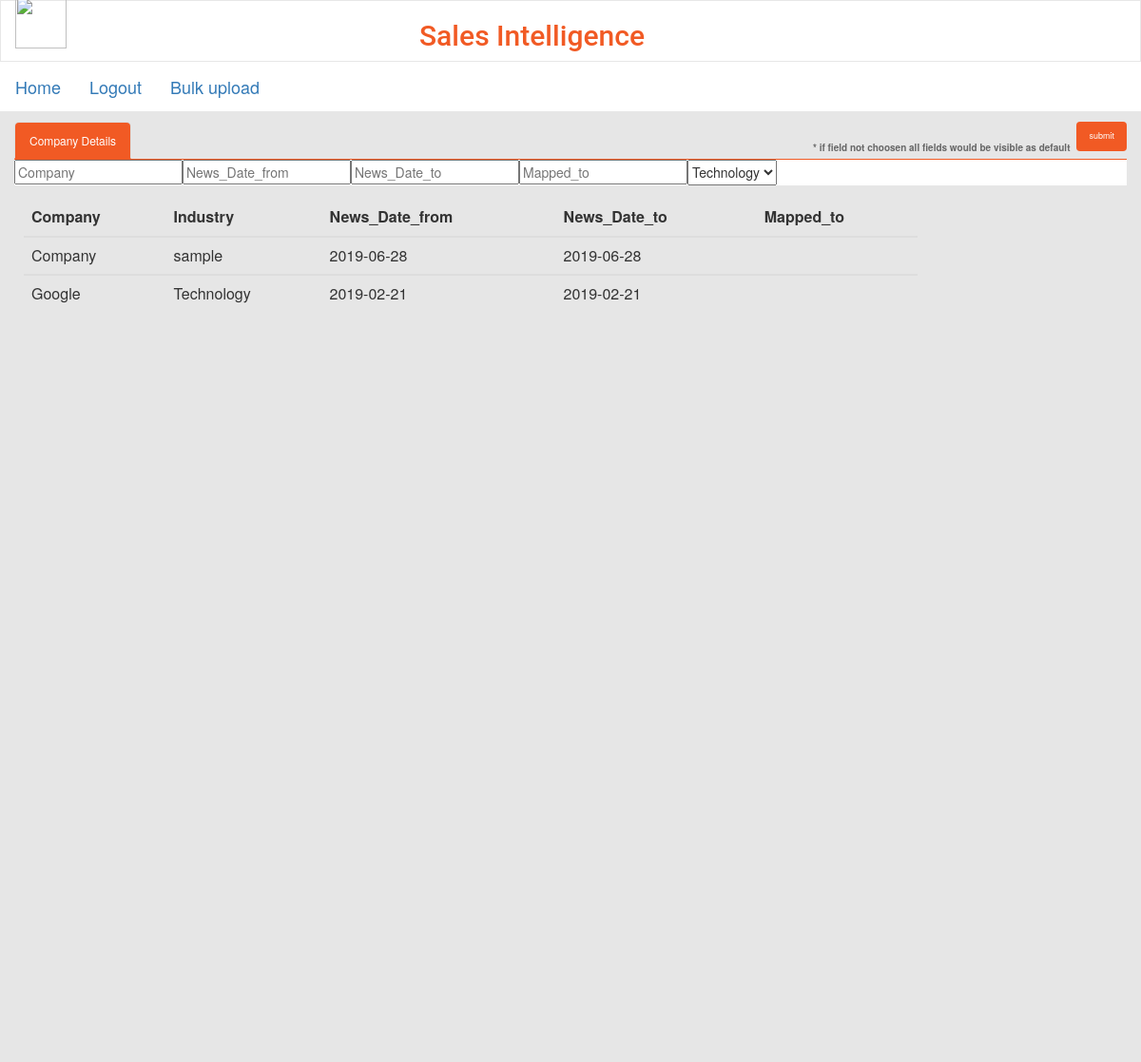
The app's page /Company_Details (signed in), older data.
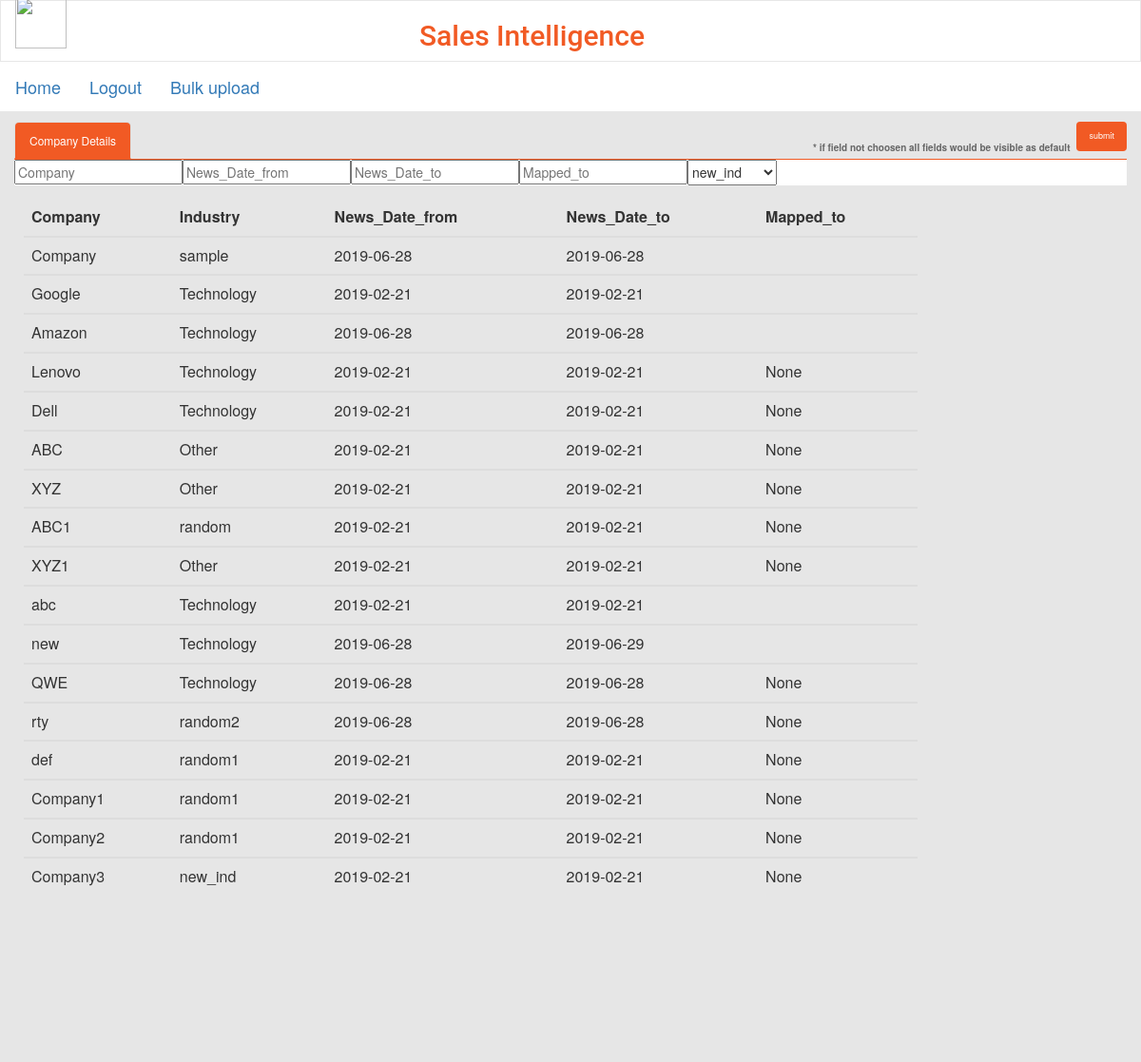
The same page, newer data.
### app/models.py (models this page shows, shortened)
class CompanyData(db.Model):
    Company = db.Column(db.String(64),primary_key=True)
    Industry = db.Column(db.String(64))
    News_Date_from = db.Column(db.String(64))
    News_Date_to = db.Column(db.String(64))
    Mapped_to = db.Column(db.String(64))

### app/routes.py (the view, shortened to what this page needs)
@app.route('/Company_Details',methods = ['POST','GET'])
def Company_Details():
    if(current_user.is_authenticated):
        table = CompanyData.query.all()
        industries = []
        for val in table:
            industries.append(val.Industry)
        industries = list(set(industries))
        form = CompanyFiltersForm()
        print(industries)
        header = list(CompanyData.__table__.columns.keys())
        return render_template('company.html',  table = table,header = header,industries = industries,form = form)
    else:
        return redirect(url_for('login'))

### app/forms.py
class CompanyFiltersForm(FlaskForm):
    Company = StringField('Company')
    table = CompanyData.query.all()
    industries = []
    for val in table:
        industries.append(val.Industry)
    industries = list(set(industries))
    choice_list = []
    for i in industries:
        choice_list.append((i,i))
    Industry = SelectField('Industry',choices=choice_list)
    News_Date_from = StringField('News Date From') #DateField('News Date From', format='%m/%d/%Y')
    News_Date_to = StringField('News Date To') #DateField('News Date To', format='%m/%d/%Y')
    Mapped_to = StringField('Mapped to')
    submit = SubmitField('submit')

### app/models.py (called while the page is built)
@login.user_loader
def load_user(id):
    return User.query.get(int(id))

### app/templates/company.html
{% extends "base.html" %}
{% block content %}
<div class="container-fluid text-center">
    <div class="row content">
        <div class="col-sm-12 text-left">
        <form method="POST">
            <ul class="nav nav-tabs" style="    margin-top: 11px;">
                    <li class="active"><a data-toggle="tab" href="#home">Company Details</a></li>
                        {{ form.submit(class_ ="btn btn-primary btn-sm pull-right submit-button-company-filter") }}
                        <label class="pull-right" style="font-size: 10px;color: #666666;margin-right: 7px;
                            margin-top: 20px;">* if field not choosen all fields would be visible as default</label>
            </ul>
            <ul class="nav nav-tabs" style="border-bottom: 1px solid #ffffff;margin-left:0px;background-color: #fff;height: 26.4px;">
            <li>
                <p>
                    {{form.Company(placeholder = 'Company')}}
                </p>
            </li>
            <li>
            <p>
                    {{ form.News_Date_from(placeholder = 'News_Date_from')}}
            </p>
            </li>
            <li>
            <p>
                    {{ form.News_Date_to(placeholder = 'News_Date_to')}}
            </p>
            </li>
            <li>
            <p>
                    {{ form.Mapped_to(placeholder = 'Mapped_to')}}
            </p>
            </li>
            <li>
            <p >
                {{ form.Industry(placeholder = 'Industry',class_ = 'Company_Industry_select_')}}
            </p>
            </li>
        </ul>
        </form>
    </div>
    <div style="padding-left: 25px">
            <table style="width:80%;padding-left: 25px" class="table table-dark">
                <thead class="thead-dark">
                    <tr >
                    {% for head in header %}
                        <th scope="col" >{{head}}</th>
                    {% endfor %}
                    </tr>
                </thead>
            {% for i in table %}
                <tbody>
                    <tr >
                    <td>{{i.Company}}</td>
                    <td>{{i.Industry}}</td>
                    <td>{{i.News_Date_from}}</td>
                    <td>{{i.News_Date_to}}</td>
                    <td>{{i.Mapped_to}}</td>
                    </tr>
                </tbody>
                {% endfor %}
            </table>
            </div>
    </div>
</div>
{% endblock %}

### app/templates/base.html (shortened to what this page needs)
<html>
    <head>
      <link rel="stylesheet" href="https://maxcdn.bootstrapcdn.com/bootstrap/3.4.0/css/bootstrap.min.css">
      <link rel="stylesheet" href="https://cdnjs.cloudflare.com/ajax/libs/font-awesome/4.7.0/css/font-awesome.min.css">
      <link href="{{ url_for('static',filename='base_style.css') }}" rel="stylesheet" type="text/css" />
    </head>
    <body>
        <nav class="navbar navbar-default">
            <div class="container-fluid">
                 <a class="navbar-brand" href="#"><img  src="http://reports.course5i.com/logos/BlueoceanID210518.jpg" v:shapes="Picture_x0020_1"></a>
                 <h2 style="color: #F15A24;text-align: center;font-family: roboto;margin-right: 150px;">Sales Intelligence</h2>
            </div>
          </nav>
      <nav class="navbar navbar-expand-lg navbar-dark bg-dark">
        <a class="navbar-brand" href="{{ url_for('Company_Details') }}">Home</a>
        {% if current_user.is_anonymous %}
        <a class="navbar-brand" href="{{ url_for('login') }}">Login</a>
        {% else %}
        <a class="navbar-brand" href="{{ url_for('logout') }}">Logout</a>
        {% endif %}
        <a class="navbar-brand" href="{{ url_for('upload_file') }}">Bulk upload</a>
      </nav>
        {% block content %}{% endblock %}
    </body>
</html>

### app/static/base_style.css (style rules this page uses)
.submit-button-company-filter { background-color: #F15A24; height: 31px; font-size: 12px; border-radius: 0px; }
.Company_Industry_select_ { height: 26.4px; }
.container-fluid { padding-right: 15px; padding-left: 15px; margin-right: auto; margin-left: auto; background-color: #fff; }
.navbar { margin-bottom: 0; border-radius: 0; }
.row.content { height: 1000px; background-color: #E6E6E6; }
.nav-tabs { border-bottom: 1px solid #f15a24; }
.nav-tabs>li { float: left; margin-bottom: -1px; }
.nav-tabs>li.active>a, .nav-tabs>li.active>a:focus, .nav-tabs>li.active>a:hover { color:#ffffff; font-size: 12px; cursor: default; background-color: #F15A24; border: 1px solid #ddd; border-bottom-color: transparent; border-radius-top: 5px; margin-left: 0px; }
.nav-tabs>li>a { margin-left: 0px; margin-right: 0px; font-size: 12px; line-height: 1.42857143; background-color: #C4BFBF; color: #fff; border: 1px solid transparent; border-radius: 5px 5px 0 0; }
.btn { display: inline-block; margin-bottom: 0; font-weight: 400; text-align: center; white-space: nowrap; vertical-align: middle; -ms-touch-action: manipulation; touch-action: manipulation; cursor: pointer; background-image: none; border: 1px solid transparent; padding: 6px 12px; font-size: 9px; line-height: 1.42857143; border-radius: 4px; -webkit-user-select: none; -moz-user-select: none; -ms-user-select: none; user-select: none; }
.navbar-brand>img { display: block; margin-top: -19px; height: 54px; }

Row changes from the older to the newer data that the page shows:
added CompanyData: Company "Amazon", Industry "Technology", News_Date_from "2019-06-28", News_Date_to "2019-06-28"
added CompanyData: Company "Lenovo", Industry "Technology", News_Date_from "2019-02-21", News_Date_to "2019-02-21", Mapped_to "None"
added CompanyData: Company "Dell", Industry "Technology", News_Date_from "2019-02-21", News_Date_to "2019-02-21", Mapped_to "None"
added CompanyData: Company "ABC", Industry "Other", News_Date_from "2019-02-21", News_Date_to "2019-02-21", Mapped_to "None"
added CompanyData: Company "XYZ", Industry "Other", News_Date_from "2019-02-21", News_Date_to "2019-02-21", Mapped_to "None"
added CompanyData: Company "ABC1", Industry "random", News_Date_from "2019-02-21", News_Date_to "2019-02-21", Mapped_to "None"
added CompanyData: Company "XYZ1", Industry "Other", News_Date_from "2019-02-21", News_Date_to "2019-02-21", Mapped_to "None"
added CompanyData: Company "abc", Industry "Technology", News_Date_from "2019-02-21", News_Date_to "2019-02-21"
added CompanyData: Company "new", Industry "Technology", News_Date_from "2019-06-28", News_Date_to "2019-06-29"
added CompanyData: Company "QWE", Industry "Technology", News_Date_from "2019-06-28", News_Date_to "2019-06-28", Mapped_to "None"
added CompanyData: Company "rty", Industry "random2", News_Date_from "2019-06-28", News_Date_to "2019-06-28", Mapped_to "None"
added CompanyData: Company "def", Industry "random1", News_Date_from "2019-02-21", News_Date_to "2019-02-21", Mapped_to "None"
added CompanyData: Company "Company1", Industry "random1", News_Date_from "2019-02-21", News_Date_to "2019-02-21", Mapped_to "None"
added CompanyData: Company "Company2", Industry "random1", News_Date_from "2019-02-21", News_Date_to "2019-02-21", Mapped_to "None"
added CompanyData: Company "Company3", Industry "new_ind", News_Date_from "2019-02-21", News_Date_to "2019-02-21", Mapped_to "None"
Text that changed along with them:
form field Industry: "Technology" → "new_ind"
